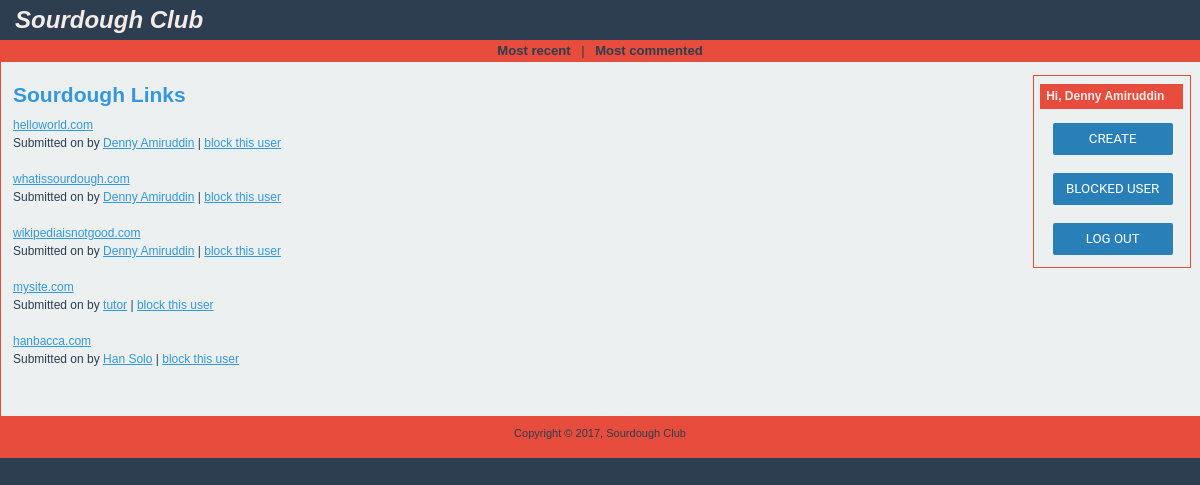
The app's page /login.php (signed in) with its own data.
### tables this page shows
CREATE TABLE User (
	id VARCHAR (8) PRIMARY KEY,
	name VARCHAR (50),
	email VARCHAR (50),
	password VARCHAR (255)
);

CREATE TABLE SourdoughLink (
	id INT PRIMARY KEY AUTO_INCREMENT,
	user_id VARCHAR (8),
	datetime TIMESTAMP,
	link_url VARCHAR (100),
	title VARCHAR (60),
	FOREIGN KEY (user_id)
		REFERENCES User(id)
);

### utility/verification.php (called while the page is built, shortened)
<?php
    function isBlocked($currentUser, $blockedUser){
        $servername = "localhost";
        $username = "ITECH3224_30305675";
        $dbpass = "AxBkAJwMYCFj3RaGypHG";
        $dbname = "ITECH3224_30305675";
        $conn = new mysqli($servername, $username, $dbpass, $dbname);
        $sql = "SELECT user_id, blocked_user_id FROM Block WHERE user_id = '$currentUser'";
        $result = $conn->query($sql);
    }
?>

### utility/retrieve_data.php (the view, shortened to what this page needs)
<?php
function getUserName($id) {
    $servername = "localhost";
    $username = "ITECH3224_30305675";
    $dbpass = "AxBkAJwMYCFj3RaGypHG";
    $dbname = "ITECH3224_30305675";
    $conn = new mysqli($servername, $username, $dbpass, $dbname);
    $sql = "SELECT
    id,
    name
    FROM User
    WHERE id = '$id'" ;
    $result = $conn->query($sql);
    while($row = $result->fetch_assoc()) {
        return $row['name'];
    }
}
function getFullPost($currentuser){
    $servername = "localhost";
    $username = "ITECH3224_30305675";
    $dbpass = "AxBkAJwMYCFj3RaGypHG";
    $dbname = "ITECH3224_30305675";
    $conn = new mysqli($servername, $username, $dbpass, $dbname);
    $sql = "SELECT
    id,
    user_id,
    datetime,
    link_url,
    title
    FROM SourdoughLink
    ORDER BY datetime desc";
    $result = $conn->query($sql);
    if ($result->num_rows > 0) {
        $itterate = 0;
        while($row = $result->fetch_assoc()) {
            if ($itterate == 5){
                break;
            }
            else {
                if(isBlocked($currentuser, $row['user_id']) == true){
                }
                else {
                    echo "<a href=view.php?link_id=" . $row["id"] . ">". $row["link_url"] . "</a>" . "<br>" .
                    "Submitted on " . $row['datetime'] . " by " . "<a href=user.php?user_id=" . $row['user_id'] . ">" . getUserName($row['user_id']) . "</a> | " .
                    "<a href=login.php?block_id=" . $row["user_id"] . ">block this user</a><br><br>";
                    $itterate++;
                }
            }
        }
    } else {
        echo "Wow such an empty :(";
    }
}
?>

### login.php (shortened to what this page needs)
<?php
    include "utility/retrieve_data.php";
    include "utility/verification.php";
?>
<!DOCTYPE html PUBLIC "-//W3C//DTD XHTML 1.0 Strict//EN" "http://www.w3.org/TR/xhtml1/DTD/xhtml1-strict.dtd">
<html xmlns="http://www.w3.org/1999/xhtml" xml:lang="en" lang="en-AU">
<head>
<link rel="stylesheet" href="css/style.css" />
</head>
<body>
<div id="header">
  <h1 class="headerTitle">Sourdough Club</h1>
  <div class="subHeader"><a href="login.php?category=most_recent">Most recent</a> | <a href="login.php?category=most_commented">Most commented</a> </div>
</div>
<div id="side-bar">
  <div class="rightSideBar">
    <p class="sideBarTitle">Hi, <?php echo getUserName($_SESSION['usrvalue']);?></p>
    <div class="sideBarText"><br />
        <form action="create.php" method="post">
            <input type="submit" name="submit" value="Create">
        </form>
    </div>
    <div class="sideBarText"><br />
        <form action="block.php" method="post">
            <input type="submit" name="submit" value="Blocked user">
        </form>
    </div>
    <div class="sideBarText"><br />
        <form action="main.php" method="post">
            <input type="submit" name="logout" value="Log Out">
        </form>
    </div>
  </div>
</div>
<div id="main-copy">
  <h1 id="post" style="border-top: none; padding-top: 0;">Sourdough Links</h1>
  <p>
    <?php
        if(isset($_GET['category'])){
            if($_GET['category'] == "most_recent"){
               echo "<p><u>Categorised by " . str_replace(array('_'), ' ',$_GET['category'] . "</u></p><br>");
               getFullPost($_SESSION['usrvalue']);
            }
            else if($_GET['category'] == "most_commented"){
              echo "<p><u>Categorised by " . str_replace(array('_'), ' ',$_GET['category'] . "</u></p><br>");
              getFullPostByComment($_SESSION['usrvalue']);
            }
        }
        else {
            getFullPost($_SESSION['usrvalue']);
        }
    ?>
  </p>
</div>
<div id="footer">
  <div> Copyright &copy; 2017, Sourdough Club </div>
</div>
</body>
</html>

### css/style.css (style rules this page uses)
body { color: #ECF0F1; background-color: #2C3E50; font-family: verdana, helvetica, arial, sans-serif; font-size: 73%; margin: 0; padding: 0; }
html > body { font-size: 9pt; }
#header { color: inherit; }
.headerTitle { margin: 0; padding: 0.25em 4mm 0.25em 4mm; font-size: 200%; font-style: italic; color: #F5EBE9; background-color: transparent; text-decoration: none; font-weight: bold; }
.subHeader { color: #2C3E50; background-color: #E74C3C; font-size: 109%; text-align: center; margin: 0; padding: 0.5ex 0; }
.subHeader a { color: #2C3E50; text-decoration: none; font-weight: bold; margin: 0; padding: 0 1ex; }
.rightSideBar { color: #2C3E50; width: 13em; margin: 2ex 0.75ex 0 0; padding: 0; float: right; clear: right; border: 1px solid #E74C3C; }
[class~="rightSideBar"] { margin-right: 1.5ex; }
.rightSideBar .sideBarTitle { color: #F5EBE9; background-color: #E74C3C; font-weight: bold; margin: 1.25ex 1ex; padding: 0.9ex 1ex; }
.rightSideBar .sideBarText { line-height: 0.5em; margin: 0; padding: 0 2ex 1em 2ex; }
#main-copy { color: #2C3E50; background-color: #ECF0F1; text-align: justify; line-height: 1.5em; padding: 0.5ex 15em 1em 1em; border-left: 1px solid #E74C3C; }
#main-copy h1 { color: #3498DB; background-color: transparent; font-family: arial, verdana, helvetica, sans-serif; font-size: 175%; font-weight: bold; text-align: left; margin: 1em 0 0 0; padding: 1em 0 0 0; border-top: 1px solid #E74C3C; }
#main-copy a { color: #3498DB; background-color: transparent; text-decoration: underline; }
p { margin: 1em 0 1.5em 0; padding: 0; }
#footer { color: #2C3E50; background-color: #E74C3C; font-size: 92%; text-align: center; line-height: 1.25em; margin: 0; padding: 1em 4mm 1em 4mm; clear: both; }
#footer div { margin: 0; padding: 0 0 1ex 0; }
input[type="submit"] { margin-left: 6.5px; width: 120px; height: 32px; background: #2980B9; border: none; border-radius: 2px; color: #FFF; font-family: 'Roboto', sans-serif; text-transform: uppercase; transition: 0.1s ease; cursor: pointer; }

### records on screen
user: name "Denny Amiruddin"
sourdoughlink: link_url "helloworld.com", user.name "Denny Amiruddin"
sourdoughlink: link_url "whatissourdough.com", user.name "Denny Amiruddin"
sourdoughlink: link_url "wikipediaisnotgood.com", user.name "Denny Amiruddin"
sourdoughlink: link_url "mysite.com", user.name "tutor"
sourdoughlink: link_url "hanbacca.com", user.name "Han Solo"
